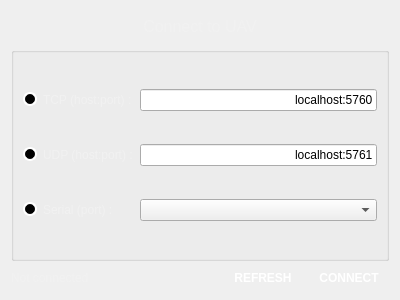
<?xml version="1.0" encoding="UTF-8"?>
<ui version="4.0">
 <class>ConnectionWidget</class>
 <widget class="QDialog" name="ConnectionWidget">
  <property name="geometry">
   <rect>
    <x>0</x>
    <y>0</y>
    <width>400</width>
    <height>300</height>
   </rect>
  </property>
  <property name="windowTitle">
   <string>Dialog</string>
  </property>
  <property name="styleSheet">
   <string notr="true">QLabel {
	color: rgb(241, 241, 241);
}
QRadioButton {
    color: rgb(241,241,241);
}

QRadioButton::indicator {
    width:                  10px;
    height:                 10px;
    border-radius:          7px;
}
QRadioButton::indicator:checked {
    background-color:       red;
    border:                 2px solid white;
}

QRadioButton::indicator:unchecked {
    background-color:       black;
    border:                 2px solid white;
}
QPushButton {
	color: rgb(255, 255, 255);
}
</string>
  </property>
  <layout class="QVBoxLayout" name="verticalLayout">
   <item>
    <widget class="QLabel" name="title">
     <property name="maximumSize">
      <size>
       <width>16777215</width>
       <height>30</height>
      </size>
     </property>
     <property name="baseSize">
      <size>
       <width>0</width>
       <height>1</height>
      </size>
     </property>
     <property name="font">
      <font>
       <pointsize>12</pointsize>
      </font>
     </property>
     <property name="text">
      <string>Connect to UAV</string>
     </property>
     <property name="alignment">
      <set>Qt::AlignCenter</set>
     </property>
    </widget>
   </item>
   <item>
    <layout class="QHBoxLayout" name="horizontalLayout_2">
     <item>
      <widget class="QGroupBox" name="buttonBox">
       <property name="title">
        <string/>
       </property>
       <property name="flat">
        <bool>false</bool>
       </property>
       <layout class="QGridLayout" name="gridLayout_2">
        <item row="1" column="0">
         <widget class="QRadioButton" name="udpButton">
          <property name="text">
           <string>UDP (host:port) :</string>
          </property>
         </widget>
        </item>
        <item row="0" column="0">
         <widget class="QRadioButton" name="tcpButton">
          <property name="text">
           <string>TCP (host:port) :</string>
          </property>
         </widget>
        </item>
        <item row="2" column="0">
         <widget class="QRadioButton" name="serialButton">
          <property name="text">
           <string>Serial (port) :</string>
          </property>
         </widget>
        </item>
        <item row="0" column="1">
         <widget class="QLineEdit" name="tcp">
          <property name="text">
           <string>localhost:5760</string>
          </property>
          <property name="alignment">
           <set>Qt::AlignRight|Qt::AlignTrailing|Qt::AlignVCenter</set>
          </property>
         </widget>
        </item>
        <item row="1" column="1">
         <widget class="QLineEdit" name="udp">
          <property name="text">
           <string>localhost:5761</string>
          </property>
          <property name="alignment">
           <set>Qt::AlignRight|Qt::AlignTrailing|Qt::AlignVCenter</set>
          </property>
         </widget>
        </item>
        <item row="2" column="1">
         <widget class="QComboBox" name="serialBox"/>
        </item>
       </layout>
      </widget>
     </item>
    </layout>
   </item>
   <item>
    <layout class="QHBoxLayout" name="horizontalLayout">
     <item>
      <widget class="QLabel" name="status">
       <property name="text">
        <string>Not connected</string>
       </property>
      </widget>
     </item>
     <item>
      <spacer name="horizontalSpacer">
       <property name="orientation">
        <enum>Qt::Horizontal</enum>
       </property>
       <property name="sizeHint" stdset="0">
        <size>
         <width>40</width>
         <height>20</height>
        </size>
       </property>
      </spacer>
     </item>
     <item>
      <widget class="QPushButton" name="refreshButton">
       <property name="font">
        <font>
         <weight>75</weight>
         <bold>true</bold>
        </font>
       </property>
       <property name="text">
        <string>REFRESH</string>
       </property>
       <property name="flat">
        <bool>true</bool>
       </property>
      </widget>
     </item>
     <item>
      <widget class="QPushButton" name="connectButton">
       <property name="font">
        <font>
         <weight>75</weight>
         <bold>true</bold>
        </font>
       </property>
       <property name="text">
        <string>CONNECT</string>
       </property>
       <property name="flat">
        <bool>true</bool>
       </property>
      </widget>
     </item>
    </layout>
   </item>
  </layout>
 </widget>
 <resources/>
 <connections/>
</ui>
